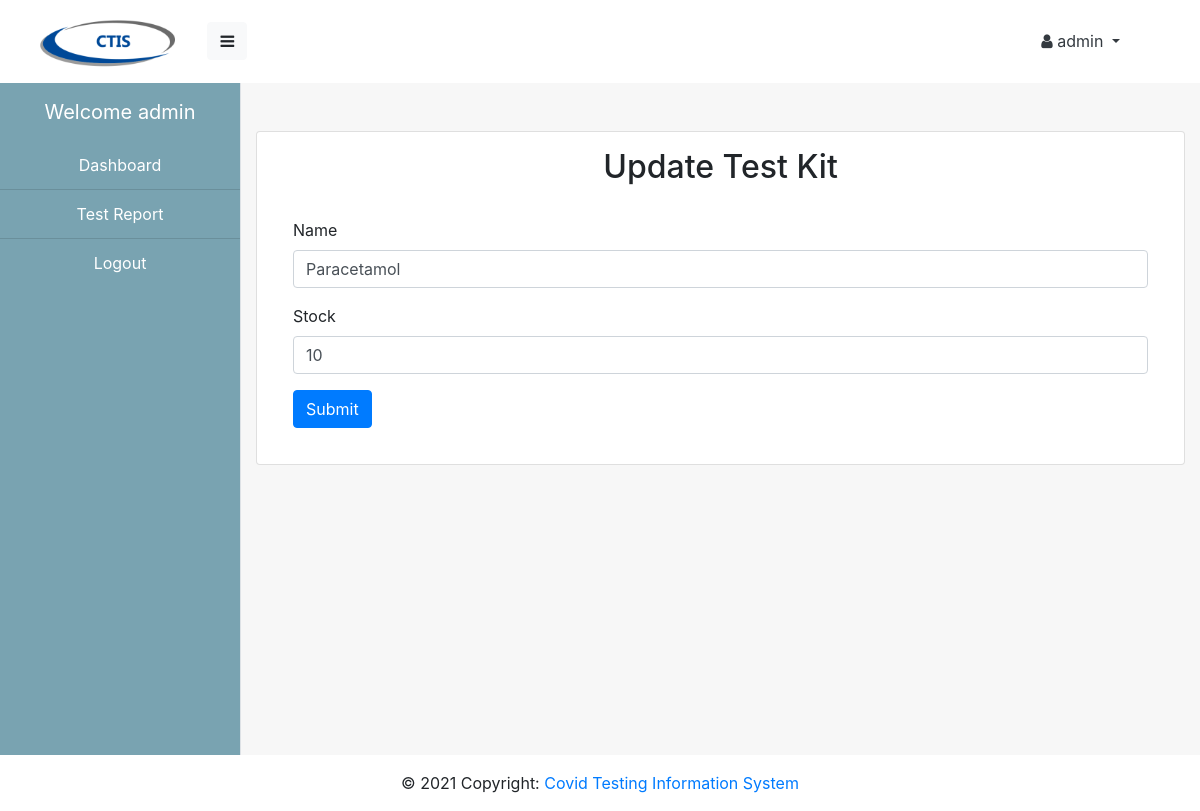
The page /update_kit.php?id=1 (signed in) on the database as committed earlier.
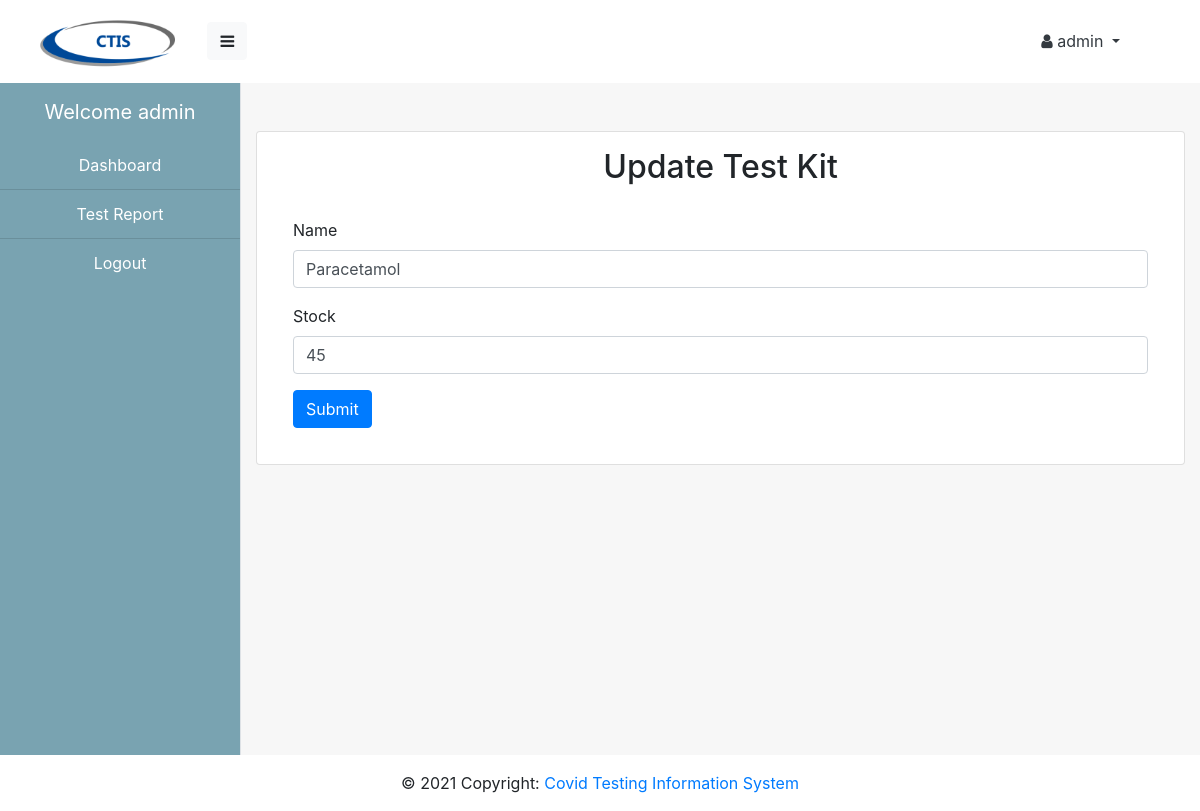
The same page on the database as committed later.
### tables this page shows
CREATE TABLE `tbtestkit` (
  `id` int(20) NOT NULL,
  `testkitname` varchar(50) NOT NULL,
  `stock` int(50) NOT NULL,
  `testcentrename` varchar(50) NOT NULL
);

### update_kit.php (the view, shortened to what this page needs)
<?php session_start();
$name = $_SESSION['username'];
include 'koneksi.php';
if(isset($_GET['id']))
{
    $id = $_GET['id'];
    $query = mysqli_query($koneksi,"SELECT * FROM tbtestkit WHERE id= $id");
    $row= mysqli_fetch_assoc($query);
}
?>
<!doctype html>
<html lang="en">
<head>
    <link href="css/bootstrap.min.css" rel="stylesheet">
    <link rel="stylesheet" href="https://stackpath.bootstrapcdn.com/font-awesome/4.7.0/css/font-awesome.min.css">
    <link rel="stylesheet" href="style.css">
</head>
<body data-new-gr-c-s-check-loaded="8.872.0" data-gr-ext-installed="">
<nav class="navbar navbar-light p-0 ml-4">
    <a class="navbar-brand" href="#">
       <img src="img/logo.png" alt="CTIS" style="width: 60%;">
       <button class="btn btn-light" id="menu-toggle"><i class="fa fa-bars"></i></button>
    </a>
    <li class="navbar navbar-light nav-item dropdown mr-5">
        <a class="nav-link dropdown-toggle text-dark" href="#" id="navbarDropdownMenuLink" data-toggle="dropdown" aria-haspopup="true" aria-expanded="false"><i class="fa fa-user"></i>
        <?=$name;?>
        </a>
    </li>
</nav>
<div id="wrapper" class="d-flex">
    <div class=" border-right" id="sidebar-wrapper">
        <div class="sidebar-heading text-center">Welcome <?=$name?></div>
        <div class="list-group list-group-flush">
        <a href="dashboard_admin.php" class="list-group-item list-group-item-action text-center">Dashboard</a>
        <a href="test_report.php" class="list-group-item list-group-item-action text-center">Test Report</a>
        <a href="logout.php" class="list-group-item list-group-item-action text-center">Logout</a>
        </div>
    </div>
    <div id="page-content-wrapper">
        <div class="container">
            <div class="card my-5 p-3">
                <div class="card-heading ">
                    <h2 class="card-title text-center">Update Test Kit</h2>
                </div>
                <div class="card-body">
                    <form action="updateKit.php?id=<?=$id;?>" method="post">
                        <div class="form-group">
                            <label for="name">Name</label>
                            <input type="text" name="name" class="form-control" value="<?=$row['testkitname']?>" required>
                        </div>
                        <div class="form-group">
                            <label for="test_centre">Stock</label>
                            <input type="number" name="stock" class="form-control" value="<?=$row['stock']?>" required>
                        </div>
                        <button type="submit" class="btn btn-primary">Submit</button>
                    </form>
                </div>
            </div>
        </div>
    </div>
    </div>
<footer class="page-footer font-small blue">
    <div class="footer-copyright text-center py-3">© 2021 Copyright:
      <a href="#"> Covid Testing Information System</a>
    </div>
</footer>
</body>
</html>

Rows that differ between the two databases and show on the page:
changed tbtestkit "Paracetamol": stock "10" → "45"
